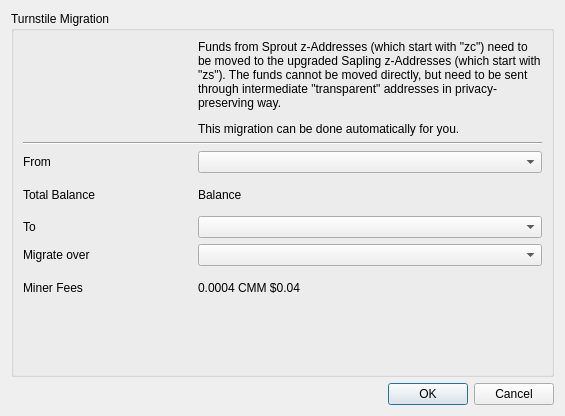
<?xml version="1.0" encoding="UTF-8"?>
<ui version="4.0">
 <class>Turnstile</class>
 <widget class="QDialog" name="Turnstile">
  <property name="geometry">
   <rect>
    <x>0</x>
    <y>0</y>
    <width>565</width>
    <height>416</height>
   </rect>
  </property>
  <property name="windowTitle">
   <string>Turnstile Migration</string>
  </property>
  <layout class="QVBoxLayout" name="verticalLayout">
   <item>
    <widget class="QGroupBox" name="groupBox">
     <property name="title">
      <string>Turnstile Migration</string>
     </property>
     <layout class="QVBoxLayout" name="verticalLayout_2">
      <item>
       <layout class="QGridLayout" name="gridLayout">
        <item row="0" column="0">
         <widget class="QLabel" name="msgIcon">
          <property name="text">
           <string/>
          </property>
          <property name="alignment">
           <set>Qt::AlignCenter</set>
          </property>
         </widget>
        </item>
        <item row="5" column="0">
         <widget class="QLabel" name="label_2">
          <property name="sizePolicy">
           <sizepolicy hsizetype="Minimum" vsizetype="Preferred">
            <horstretch>0</horstretch>
            <verstretch>0</verstretch>
           </sizepolicy>
          </property>
          <property name="text">
           <string>Migrate over</string>
          </property>
         </widget>
        </item>
        <item row="2" column="0">
         <widget class="QLabel" name="label">
          <property name="sizePolicy">
           <sizepolicy hsizetype="Minimum" vsizetype="Preferred">
            <horstretch>0</horstretch>
            <verstretch>0</verstretch>
           </sizepolicy>
          </property>
          <property name="text">
           <string>From</string>
          </property>
         </widget>
        </item>
        <item row="2" column="1" colspan="2">
         <widget class="AddressCombo" name="migrateZaddList">
          <property name="sizePolicy">
           <sizepolicy hsizetype="Expanding" vsizetype="Fixed">
            <horstretch>0</horstretch>
            <verstretch>0</verstretch>
           </sizepolicy>
          </property>
          <property name="editable">
           <bool>false</bool>
          </property>
          <property name="currentText">
           <string/>
          </property>
         </widget>
        </item>
        <item row="5" column="1" colspan="2">
         <widget class="QComboBox" name="privLevel">
          <property name="sizePolicy">
           <sizepolicy hsizetype="Expanding" vsizetype="Fixed">
            <horstretch>0</horstretch>
            <verstretch>0</verstretch>
           </sizepolicy>
          </property>
         </widget>
        </item>
        <item row="0" column="1" colspan="2">
         <widget class="QLabel" name="label_8">
          <property name="text">
           <string>&lt;html&gt;&lt;head/&gt;&lt;body&gt;&lt;p&gt;Funds from Sprout z-Addresses (which start with &amp;quot;zc&amp;quot;) need to be moved to the upgraded Sapling z-Addresses (which start with &amp;quot;zs&amp;quot;). The funds cannot be moved directly, but need to be sent through intermediate &amp;quot;transparent&amp;quot; addresses in privacy-preserving way.&lt;/p&gt;&lt;p&gt;This migration can be done automatically for you.&lt;/p&gt;&lt;/body&gt;&lt;/html&gt;</string>
          </property>
          <property name="wordWrap">
           <bool>true</bool>
          </property>
         </widget>
        </item>
        <item row="4" column="0">
         <widget class="QLabel" name="label_9">
          <property name="sizePolicy">
           <sizepolicy hsizetype="Minimum" vsizetype="Preferred">
            <horstretch>0</horstretch>
            <verstretch>0</verstretch>
           </sizepolicy>
          </property>
          <property name="text">
           <string>To</string>
          </property>
         </widget>
        </item>
        <item row="4" column="1" colspan="2">
         <widget class="AddressCombo" name="migrateTo"/>
        </item>
        <item row="1" column="0" colspan="3">
         <widget class="Line" name="line">
          <property name="orientation">
           <enum>Qt::Horizontal</enum>
          </property>
         </widget>
        </item>
        <item row="3" column="1">
         <widget class="QLabel" name="fromBalance">
          <property name="text">
           <string>Balance</string>
          </property>
         </widget>
        </item>
        <item row="7" column="0" rowspan="2" colspan="3">
         <spacer name="verticalSpacer">
          <property name="orientation">
           <enum>Qt::Vertical</enum>
          </property>
          <property name="sizeHint" stdset="0">
           <size>
            <width>20</width>
            <height>40</height>
           </size>
          </property>
         </spacer>
        </item>
        <item row="6" column="0">
         <widget class="QLabel" name="label_5">
          <property name="sizePolicy">
           <sizepolicy hsizetype="Minimum" vsizetype="Preferred">
            <horstretch>0</horstretch>
            <verstretch>0</verstretch>
           </sizepolicy>
          </property>
          <property name="text">
           <string>Miner Fees</string>
          </property>
         </widget>
        </item>
        <item row="6" column="1" colspan="2">
         <widget class="QLabel" name="minerFee">
          <property name="sizePolicy">
           <sizepolicy hsizetype="Expanding" vsizetype="Preferred">
            <horstretch>0</horstretch>
            <verstretch>0</verstretch>
           </sizepolicy>
          </property>
          <property name="text">
           <string notr="true">0.0004 CMM $0.04</string>
          </property>
          <property name="alignment">
           <set>Qt::AlignLeading|Qt::AlignLeft|Qt::AlignVCenter</set>
          </property>
         </widget>
        </item>
        <item row="3" column="0">
         <widget class="QLabel" name="label_3">
          <property name="text">
           <string>Total Balance</string>
          </property>
         </widget>
        </item>
       </layout>
      </item>
     </layout>
    </widget>
   </item>
   <item>
    <widget class="QDialogButtonBox" name="buttonBox">
     <property name="orientation">
      <enum>Qt::Horizontal</enum>
     </property>
     <property name="standardButtons">
      <set>QDialogButtonBox::Cancel|QDialogButtonBox::Ok</set>
     </property>
    </widget>
   </item>
  </layout>
 </widget>
 <customwidgets>
  <customwidget>
   <class>AddressCombo</class>
   <extends>QComboBox</extends>
   <header>addresscombo.h</header>
  </customwidget>
 </customwidgets>
 <resources/>
 <connections>
  <connection>
   <sender>buttonBox</sender>
   <signal>accepted()</signal>
   <receiver>Turnstile</receiver>
   <slot>accept()</slot>
   <hints>
    <hint type="sourcelabel">
     <x>248</x>
     <y>254</y>
    </hint>
    <hint type="destinationlabel">
     <x>157</x>
     <y>274</y>
    </hint>
   </hints>
  </connection>
  <connection>
   <sender>buttonBox</sender>
   <signal>rejected()</signal>
   <receiver>Turnstile</receiver>
   <slot>reject()</slot>
   <hints>
    <hint type="sourcelabel">
     <x>316</x>
     <y>260</y>
    </hint>
    <hint type="destinationlabel">
     <x>286</x>
     <y>274</y>
    </hint>
   </hints>
  </connection>
 </connections>
</ui>
